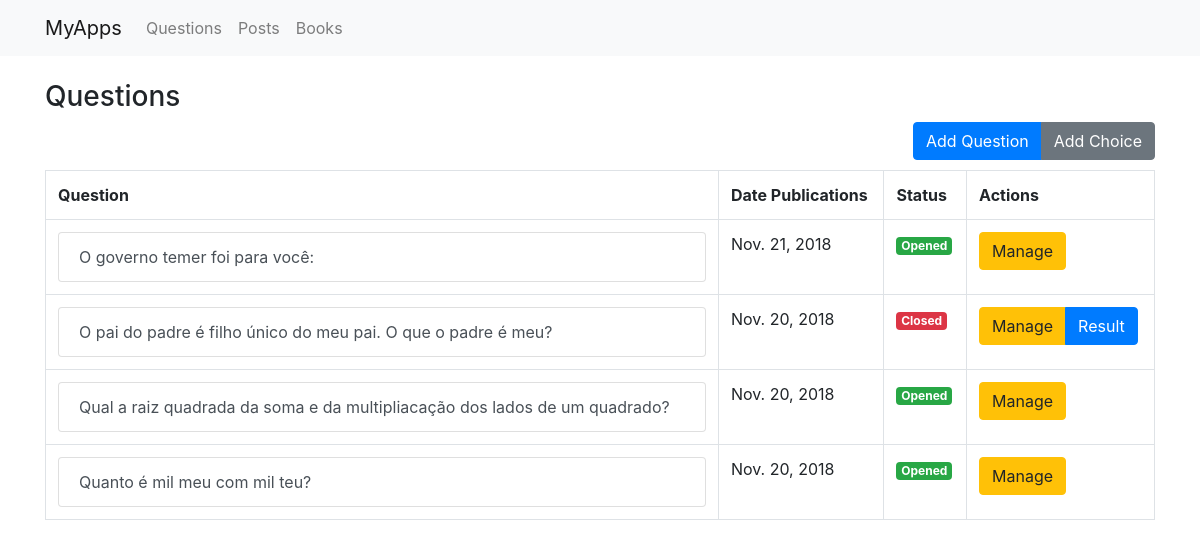
/questions/, run on an earlier commit of the app's database.
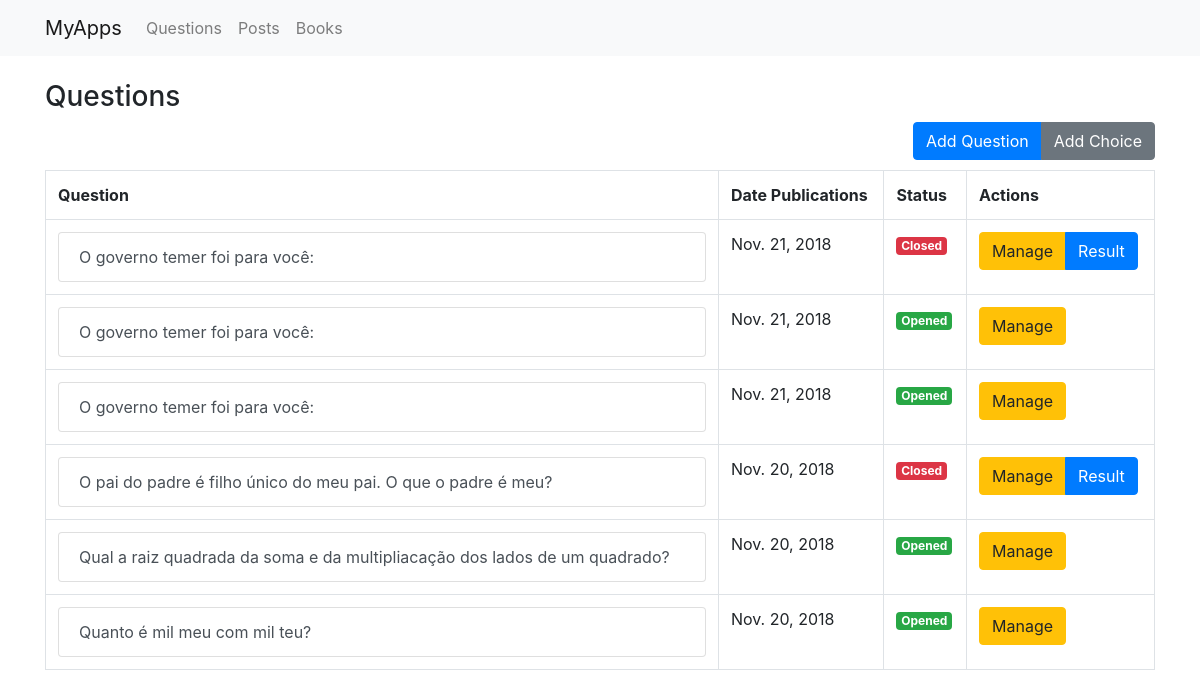
And on a later commit of the database.
### pools/models.py (models this page shows, shortened)
class Question(models.Model):
    question_text =  models.CharField(max_length=200)
    closed =  models.BooleanField(default=False)
    pub_date = models.DateField(null=True)
    def __str__(self):
        return self.question_text

### pools/views.py (the view)
# urls.py: 2. Add a URL to urlpatterns:  path('', views.home, name='home')
def home(request):
    return  render(request,'index.html',{"questions": Question.objects.order_by('-pub_date')})

### pools/templates/index.html (shortened to what this page needs)
{% extends "base.html" %}
{% block body %}
<div class="panel panel-primary">
    <h3>Questions</h3>
    <div class="panel-body">
        <div class="btn-group btn-add" role="group">
            <a href="{% url 'question_add' %}" class="btn btn-primary">Add Question</a>
            <a href="{% url 'choice_add' %}" class="btn btn-secondary">Add Choice</a>
        </div>
        {%if questions %}
        <table class="table table-bordered">
            <tr>
                <th>Question</th>
                <th>Date Publications</th>
                <th>Status</th>
                <th>Actions</th>
            </tr>
            {% for question in questions %}
            <tr>
                <td><a href="{% url 'exibir_question' question.id %}" class="list-group-item list-group-item-action"
                       data-toggle="tooltip" data-placement="top" title="Clique aqui para responder">{{question}}</a>
                </td>
                <td>{{question.pub_date}}</td>
                <td>
                    {% if question.closed %}
                    <small class="badge badge-danger">Closed</small>
                    {% else %}
                    <small class="badge badge-success">Opened</small>
                    {% endif%}
                </td>
                <td>
                    <div class="btn-group" role="group">
                        <a href="{% url 'manage' question.id %}" class="btn btn-warning">Manage</a>
                        {% if question.closed %}
                        <a href="{% url 'result' question.id %}" class="btn btn-primary">Result</a>
                        {% endif %}
                    </div>
                </td>
            </tr>
            {% endfor %}
        </table>
        {% endif %}
    </div>
</div>
{% endblock %}

### pools/templates/base.html (shortened to what this page needs)
{% load staticfiles %}
<!DOCTYPE html>
<html lang="en">
<head>
    <link type="text/css" rel="stylesheet" href="{% static 'styles/main.css' %}"/>
    <link rel="stylesheet" href="https://stackpath.bootstrapcdn.com/bootstrap/4.1.3/css/bootstrap.min.css"
>
    <link rel="stylesheet" href="https://use.fontawesome.com/releases/v5.5.0/css/all.css"
>
</head>
<body>
<nav class="navbar navbar-expand-lg navbar-light bg-light">
    <div class="container">
        <a class="navbar-brand" href="{% url 'root' %}">MyApps</a>
        <div class="collapse navbar-collapse" id="navbarNavAltMarkup">
            <div class="navbar-nav">
                <a class="nav-item nav-link " href="{% url 'questions'%}">Questions</a>
                <a class="nav-item nav-link" href="{% url 'posts'%}">Posts</a>
                <a class="nav-item nav-link" href="{% url 'books'%}">Books</a>
            </div>
        </div>
    </div>
</nav>
<div class="container site">
    {%block body%}
    {%endblock%}
</div>
</body>
</html>

### pools/static/styles/main.css (style rules this page uses)
.site { margin: 2%; }
.btn-add { float: right; margin-bottom: 10px; }

What changed in the data, as far as the page shows it:
changed Question (number 1 of 6 on the later page): closed "Opened" → "Closed Result"
added Question: question_text "O governo temer foi para você:", pub_date "Nov. 21, 2018", closed "Opened"
added Question: question_text "O governo temer foi para você:", pub_date "Nov. 21, 2018", closed "Opened"
